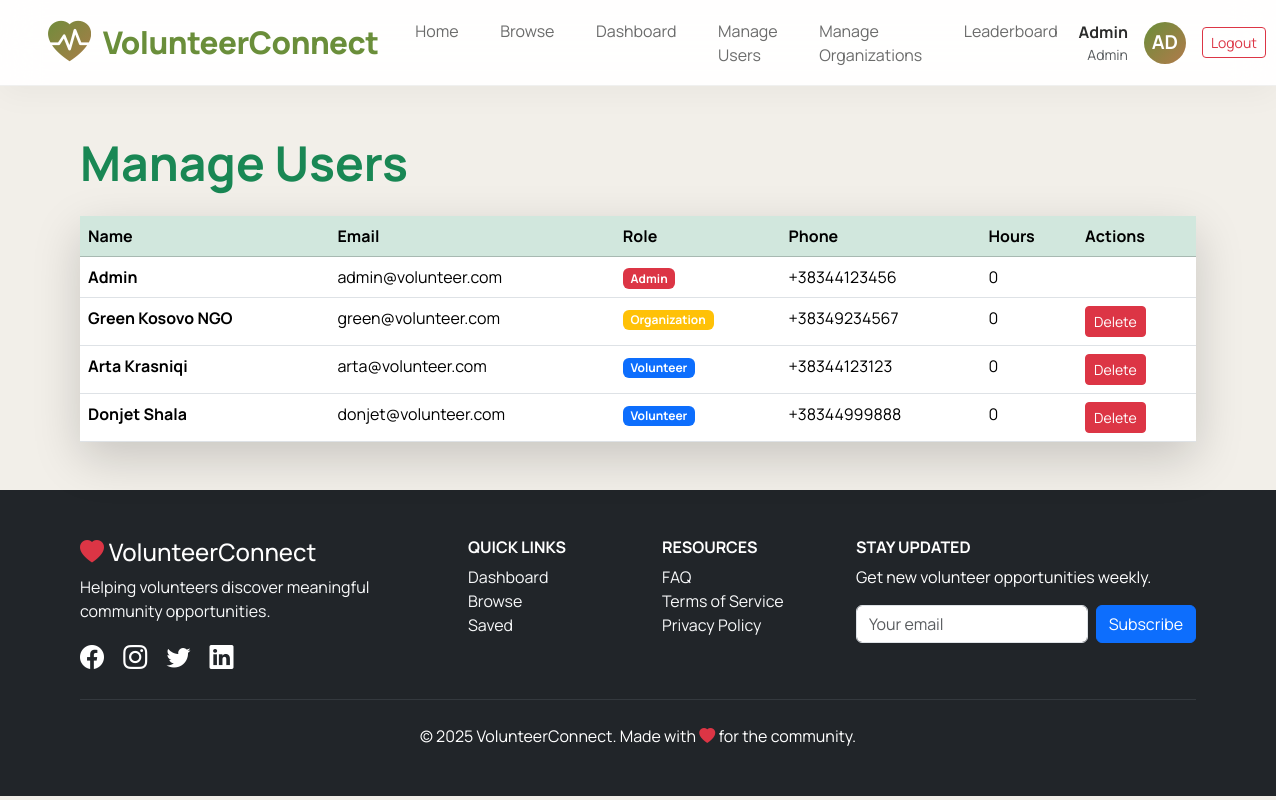
/admin/manage_users.php (signed in), run on the app's committed database.
### tables this page shows
CREATE TABLE users (
    id INT AUTO_INCREMENT PRIMARY KEY,
    name VARCHAR(100) NOT NULL,
    email VARCHAR(150) UNIQUE NOT NULL,
    password VARCHAR(255) NOT NULL,
    role ENUM('user','volunteer','organization','admin') DEFAULT 'user',
    status ENUM('pending','approved','rejected') DEFAULT 'approved',
    phone VARCHAR(20) DEFAULT NULL,
    total_hours INT DEFAULT 0,
    total_verified_hours INT DEFAULT 0,
    created_at TIMESTAMP DEFAULT CURRENT_TIMESTAMP,
    INDEX idx_role (role),
    INDEX idx_email (email)
);

### admin/manage_users.php (the view, shortened to what this page needs)
<?php
require_once '../config/config.php';
include_once '../includes/header.php';
$users = $conn->query("SELECT * FROM users ORDER BY created_at DESC")->fetchAll();
?>
<div class="container my-5">
    <h1 class="display-5 fw-bold mb-4 text-success">Manage Users</h1>
    <div class="card shadow-lg border-0">
        <div class="card-body p-0">
            <div class="table-responsive">
                <table class="table table-hover mb-0">
                    <thead class="table-success">
                        <tr>
                            <th>Name</th>
                            <th>Email</th>
                            <th>Role</th>
                            <th>Phone</th>
                            <th>Hours</th>
                            <th>Actions</th>
                        </tr>
                    </thead>
                    <tbody>
                        <?php foreach ($users as $u): ?>
                        <tr>
                            <td><strong><?=htmlspecialchars($u['name'])?></strong></td>
                            <td><?=htmlspecialchars($u['email'])?></td>
                            <td><span class="badge bg-<?= $u['role']=='admin'?'danger':($u['role']=='organization'?'warning':'primary') ?>">
                                <?=ucfirst($u['role'])?>
                            </span></td>
                            <td><?=$u['phone'] ?: '—'?></td>
                            <td><?=$u['total_verified_hours'] ?: 0?></td>
                            <td>
                                <?php if ($u['id'] != $_SESSION['user_id']): ?>
                                    <a href="?delete=<?=$u['id']?>" class="btn btn-sm btn-danger" onclick="return confirm('Delete this user?')">Delete</a>
                                <?php endif; ?>
                            </td>
                        </tr>
                        <?php endforeach; ?>
                    </tbody>
                </table>
            </div>
        </div>
    </div>
</div>
<?php include '../includes/footer.php'; ob_end_flush(); ?>

### includes/header.php (style rules this page uses)
:root { --earth-1: #f2efe9; --accent-1: #6a8e3a; --accent-2: #b27a4b; --muted: #6b6b6b; }
body { font-family: 'Manrope', 'Inter', sans-serif; background: var(--earth-1); color: #2b2b2b; margin: 0; }

### data on the page
users: name "Admin", email "admin@volunteer.com", role "Admin", phone "+38344123456", total_verified_hours "0"
users: name "Green Kosovo NGO", email "green@volunteer.com", role "Organization", phone "+38349234567", total_verified_hours "0"
users: name "Arta Krasniqi", email "arta@volunteer.com", role "Volunteer", phone "+38344123123", total_verified_hours "0"
users: name "Donjet Shala", email "donjet@volunteer.com", role "Volunteer", phone "+38344999888", total_verified_hours "0"

### other printed values
$_SESSION['name'] "Admin"
$_SESSION['role'] "Admin"
substr($_SESSION['name'] ?? 'U', 0, 2) "AD"
